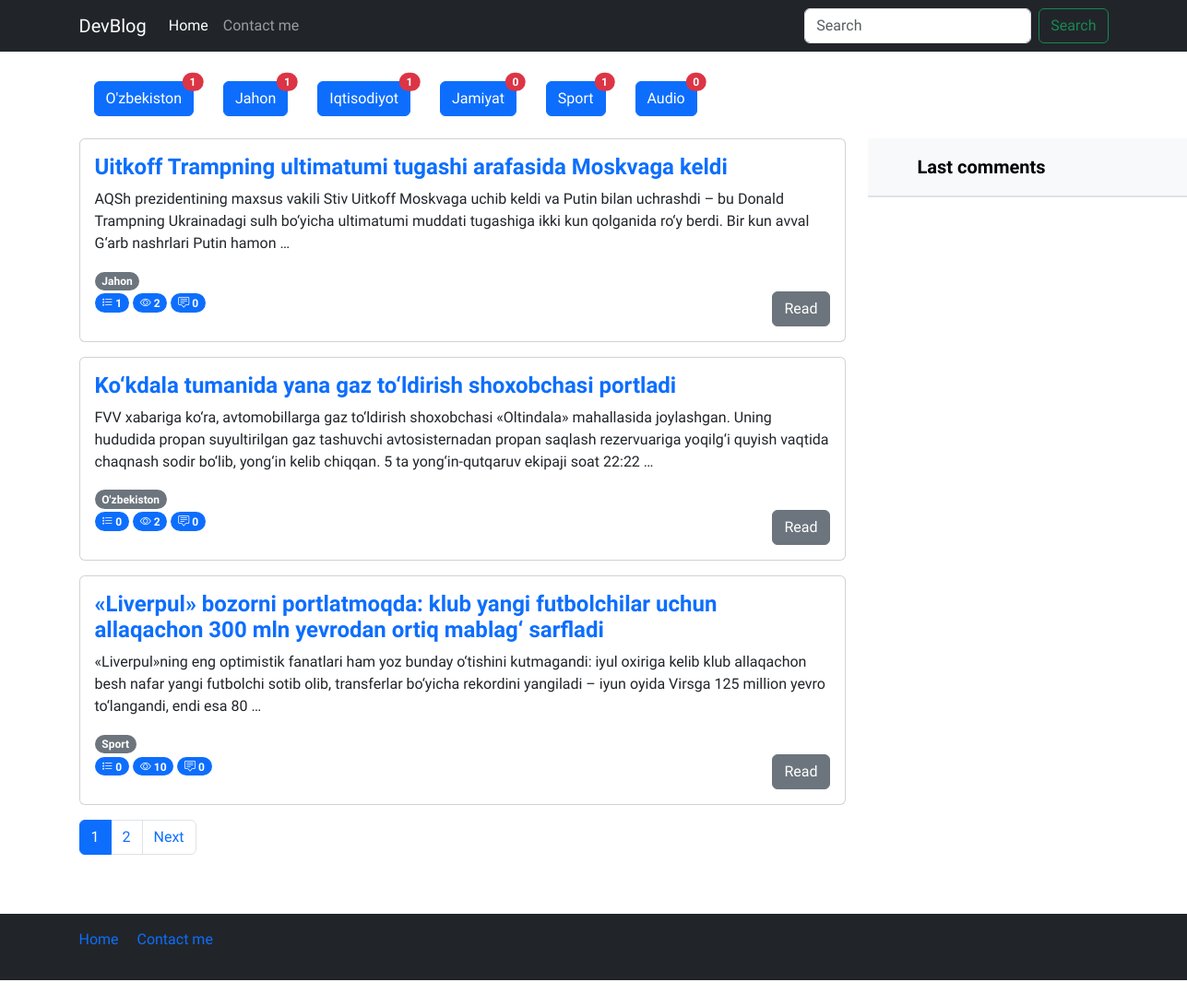
Before: / with the older database file.
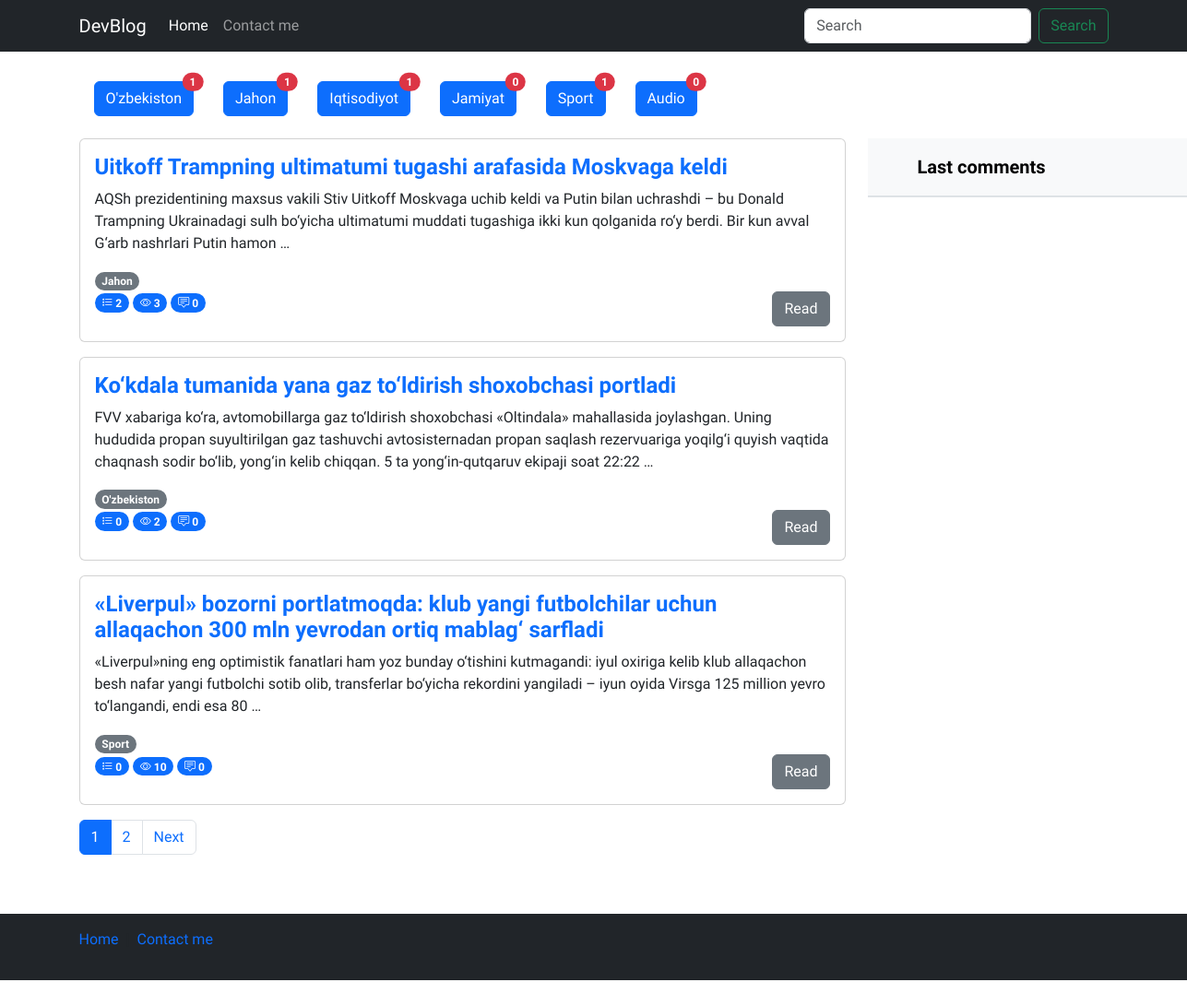
After: the same page with the newer database file.
### blog/models.py (models this page shows, shortened)
class Category(models.Model):
    name = models.CharField(verbose_name='Category name', max_length=250)
    slug = models.SlugField(max_length=250, unique=True)

class Post(models.Model):
    title = models.CharField(max_length=550, verbose_name="Post title")
    body = models.TextField(verbose_name="Post body")  # verbose_name to'g'irlandi
    author = models.CharField(verbose_name="Post author", default='Admin', max_length=100)
    category = models.ForeignKey(Category, on_delete=models.PROTECT, related_name='posts')
    tag = models.ManyToManyField(Tag)
    views = models.PositiveSmallIntegerField(default=0)
    publish_date = models.DateTimeField(verbose_name="Published time", auto_now_add=True)
    published = models.BooleanField(default=True)
    on_top = models.BooleanField(default=False)

class Tag(models.Model):
    name = models.CharField(verbose_name='Tag name', max_length=250)  # verbose_name o'zgartirildi
    slug = models.SlugField(max_length=250, unique=True)

### blog/views.py (the view)
# urls.py: path('', views.home_page, name='home'),
def home_page(request):
    categories = Category.objects.all()
    posts = Post.objects.all()
    paginator = Paginator(posts, 3)
    page_number = request.GET.get("page")
    page_obj = paginator.get_page(page_number)
    last_comments = Comment.objects.all().order_by("-id")[:10]
    data = {
        "categories": categories,
        "page_obj": page_obj,
        "last_comments": last_comments
    }
    return render(request=request, template_name='index.html', context=data)

### templates/index.html (shortened to what this page needs)
{% load static %}
<!DOCTYPE html>
<html lang="en">
  <head>
    <link rel="stylesheet" href="{% static 'css/style.css' %}" />
    <link
      rel="stylesheet"
      href="https://cdn.jsdelivr.net/npm/bootstrap-icons@1.11.3/font/bootstrap-icons.min.css"
    />
    <link
      href="https://cdn.jsdelivr.net/npm/bootstrap@5.3.2/dist/css/bootstrap.min.css"
      rel="stylesheet"
    />
  </head>
  <body>
    <header>
      <nav class="navbar navbar-expand-md navbar-dark bg-dark mb-4">
        <div class="container">
          <a class="navbar-brand" href="/">DevBlog</a>
          <div class="collapse navbar-collapse" id="navbarCollapse">
            <ul class="navbar-nav me-auto mb-2 mb-md-0">
              <li class="nav-item">
                <a class="nav-link active" aria-current="page" href="#">Home</a>
              </li>
              <li class="nav-item">
                <a class="nav-link" href="#">Contact me</a>
              </li>
            </ul>
            <form
              class="d-flex"
              role="search"
              action="{% url 'blog:search' %}"
              method="get"
            >
              <input
                class="form-control me-2"
                name="query"
                type="search"
                placeholder="Search"
                aria-label="Search"
                control-id="ControlID-1"
              />
              <button
                class="btn btn-outline-success"
                type="submit"
                control-id="ControlID-2"
              >
                Search
              </button>
            </form>
          </div>
        </div>
      </nav>
    </header>
    <main>
      <section>
        <div class="container-md">
          <div class="d-flex flex-wrap my-3">
            {% for cat in categories %}
            <div class="d-flex flex-wrap mx-3 my-2">
              <a
                href="{% url 'blog:category_list' cat.slug %}"
                class="btn btn-primary position-relative"
              >
                {{ cat.name }}
                <span
                  class="position-absolute top-0 start-100 translate-middle badge rounded-pill bg-danger"
                >
                  {{cat.posts.all.count}}
                </span>
              </a>
            </div>
            {% endfor %}
          </div>
        </div>
        <div class="container-md">
          <div class="row">
            <div class="col-sm-12 col-md-9">
              {% for post in page_obj %}
              <div class="card mb-3">
                <div class="card-body">
                  <div class="content">
                    <a
                      href="{% url 'blog:detail' post.id %}"
                      class="text-decoration-none"
                    >
                      <h4 class="card-title fw-bold">{{post.title}}</h4></a
                    >
                    <p class="card-text">{{post.body|truncatewords:'35'}}</p>
                    {% for tag in post.tag.all %}
                    <span class="badge rounded-pill text-bg-secondary"
                      >{{tag.name}}</span
                    >
                    {% endfor %}
                    <br />
                    <span class="badge bg-primary rounded-pill">
                      <i class="bi bi-list-stars"></i>
                      {{post.ratings.all.count}}
                    </span>
                    <span class="badge bg-primary rounded-pill">
                      <i class="bi bi-eye"></i>
                      {{post.views}}
                    </span>
                    <span class="badge bg-primary rounded-pill">
                      <i class="bi bi-chat-square-text"></i>
                      {{post.comments.all.count}}
                    </span>
                    <a
                      href="{% url 'blog:detail' post.id %}"
                      class="btn btn-secondary float-end"
                      >Read</a
                    >
                  </div>
                </div>
              </div>
              {% empty %}
              <h3>Posts not found !</h3>
              {% endfor %}
              <nav aria-label="...">
                <ul class="pagination">
                  {% for page in page_obj.paginator.page_range %}
                  <li class="page-item {% if page_obj.number == page %} active {% endif %}">
                    <a class="page-link" href="?page={{ page }}">{{ page }}</a>
                  </li>
                  {% endfor %}
                  {% if page_obj.has_next %}
                  <li class="page-item">
                    <a
                      class="page-link"
                      href="?page={{ page_obj.next_page_number }}"
                      >Next</a
                    >
                  </li>
                  {% endif %}
                </ul>
              </nav>
            </div>
            <div class="col-sm-none col-md-3">
              <div
                class="d-flex flex-column align-items-stretch flex-shrink-0 bg-body-tertiary"
                style="width: 380px"
              >
                <a
                  href="/"
                  class="d-flex align-items-center flex-shrink-0 p-3 link-body-emphasis text-decoration-none border-bottom"
                >
                  <svg class="bi pe-none me-2" width="30" height="24">
                    <use xlink:href="#bootstrap"></use>
                  </svg>
                  <span class="fs-5 fw-semibold">Last comments</span>
                </a>
                <div
                  class="list-group list-group-flush border-bottom scrollarea"
                >
                </div>
              </div>
            </div>
          </div>
        </div>
      </section>
    </main>
    <footer class="footer mt-auto text-white-50 bg-dark">
      <div class="container">
        <div class="row my-5">
          <div class="col-12">
            <nav
              style="--bs-breadcrumb-divider: '|'"
              aria-label="breadcrumb"
              class="py-3"
            >
              <ol class="breadcrumb">
                <li class="breadcrumb-item">
                  <a href="/" class="text-decoration-none">Home</a>
                </li>
                <li class="breadcrumb-item" aria-current="page">
                  <a href="#" class="text-decoration-none">Contact me</a>
                </li>
              </ol>
            </nav>
          </div>
        </div>
      </div>
    </footer>
  </body>
</html>

### staticfiles/css/style.css (style rules this page uses)
* { font-family: 'Onest', sans-serif !important; }

Changed rows visible on the page:
changed Post "Uitkoff Trampning ultimatumi tugashi arafasida Moskvaga keldi": ratings.all.count "1" → "2"; views "2" → "3"
